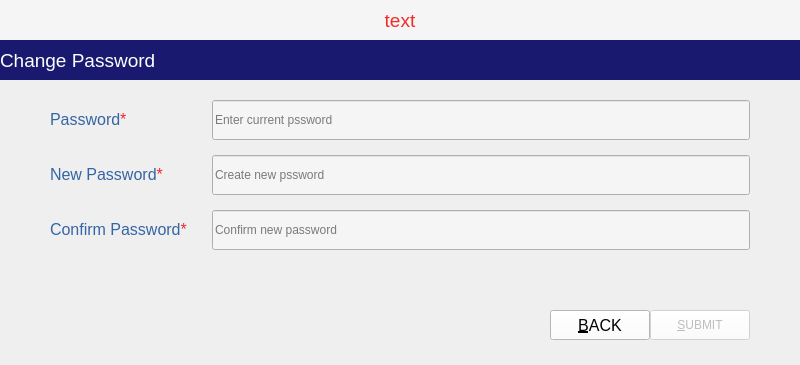
<?xml version="1.0" encoding="UTF-8"?>
<ui version="4.0">
 <class>CredentialsWindow</class>
 <widget class="QDialog" name="CredentialsWindow">
  <property name="windowModality">
   <enum>Qt::ApplicationModal</enum>
  </property>
  <property name="geometry">
   <rect>
    <x>0</x>
    <y>0</y>
    <width>800</width>
    <height>365</height>
   </rect>
  </property>
  <property name="sizePolicy">
   <sizepolicy hsizetype="Fixed" vsizetype="Fixed">
    <horstretch>0</horstretch>
    <verstretch>0</verstretch>
   </sizepolicy>
  </property>
  <property name="minimumSize">
   <size>
    <width>0</width>
    <height>0</height>
   </size>
  </property>
  <property name="maximumSize">
   <size>
    <width>800</width>
    <height>500</height>
   </size>
  </property>
  <property name="font">
   <font/>
  </property>
  <property name="windowTitle">
   <string>Expense Tracker</string>
  </property>
  <property name="windowIcon">
   <iconset>
    <normaloff>:/icons/expense_tracker_sm.png</normaloff>:/icons/expense_tracker_sm.png</iconset>
  </property>
  <property name="styleSheet">
   <string notr="true"/>
  </property>
  <layout class="QVBoxLayout" name="verticalLayout">
   <property name="spacing">
    <number>0</number>
   </property>
   <property name="leftMargin">
    <number>0</number>
   </property>
   <property name="topMargin">
    <number>0</number>
   </property>
   <property name="rightMargin">
    <number>0</number>
   </property>
   <property name="bottomMargin">
    <number>0</number>
   </property>
   <item>
    <widget class="QLabel" name="labelMessage">
     <property name="minimumSize">
      <size>
       <width>0</width>
       <height>40</height>
      </size>
     </property>
     <property name="maximumSize">
      <size>
       <width>16777215</width>
       <height>40</height>
      </size>
     </property>
     <property name="font">
      <font>
       <pointsize>14</pointsize>
      </font>
     </property>
     <property name="styleSheet">
      <string notr="true">color: rgb(241, 42, 42);
background-color: rgb(245, 245, 245);</string>
     </property>
     <property name="text">
      <string>text</string>
     </property>
     <property name="alignment">
      <set>Qt::AlignCenter</set>
     </property>
     <property name="margin">
      <number>10</number>
     </property>
    </widget>
   </item>
   <item>
    <widget class="QLabel" name="labelHeading">
     <property name="minimumSize">
      <size>
       <width>0</width>
       <height>40</height>
      </size>
     </property>
     <property name="maximumSize">
      <size>
       <width>16777215</width>
       <height>40</height>
      </size>
     </property>
     <property name="font">
      <font>
       <pointsize>14</pointsize>
       <bold>false</bold>
       <underline>false</underline>
      </font>
     </property>
     <property name="styleSheet">
      <string notr="true">color: rgb(255, 255, 255);
background-color: rgb(25, 25, 112);</string>
     </property>
     <property name="text">
      <string>Change Password</string>
     </property>
     <property name="alignment">
      <set>Qt::AlignLeading|Qt::AlignLeft|Qt::AlignVCenter</set>
     </property>
     <property name="margin">
      <number>10</number>
     </property>
    </widget>
   </item>
   <item>
    <layout class="QFormLayout" name="formLayout">
     <property name="horizontalSpacing">
      <number>25</number>
     </property>
     <property name="verticalSpacing">
      <number>15</number>
     </property>
     <property name="leftMargin">
      <number>50</number>
     </property>
     <property name="topMargin">
      <number>20</number>
     </property>
     <property name="rightMargin">
      <number>50</number>
     </property>
     <property name="bottomMargin">
      <number>30</number>
     </property>
     <item row="0" column="0">
      <widget class="QLabel" name="labelCurrentPassword">
       <property name="minimumSize">
        <size>
         <width>0</width>
         <height>40</height>
        </size>
       </property>
       <property name="font">
        <font>
         <pointsize>12</pointsize>
         <bold>false</bold>
        </font>
       </property>
       <property name="styleSheet">
        <string notr="true">color: rgb(32, 74, 135);</string>
       </property>
       <property name="text">
        <string>&lt;html&gt;&lt;head/&gt;&lt;body&gt;&lt;p&gt;&lt;span style=&quot; color:#3465a4;&quot;&gt;Password&lt;/span&gt;&lt;span style=&quot; color:#ef2929;&quot;&gt;*&lt;/span&gt;&lt;/p&gt;&lt;/body&gt;&lt;/html&gt;</string>
       </property>
       <property name="textFormat">
        <enum>Qt::RichText</enum>
       </property>
       <property name="buddy">
        <cstring>editCurrentPassword</cstring>
       </property>
      </widget>
     </item>
     <item row="0" column="1">
      <widget class="QLineEdit" name="editCurrentPassword">
       <property name="minimumSize">
        <size>
         <width>0</width>
         <height>40</height>
        </size>
       </property>
       <property name="font">
        <font/>
       </property>
       <property name="statusTip">
        <string>username should be 4 to 12 characters long</string>
       </property>
       <property name="styleSheet">
        <string notr="true">background-color: rgb(245,245,245);
</string>
       </property>
       <property name="text">
        <string/>
       </property>
       <property name="maxLength">
        <number>12</number>
       </property>
       <property name="echoMode">
        <enum>QLineEdit::Password</enum>
       </property>
       <property name="placeholderText">
        <string>Enter current pssword</string>
       </property>
      </widget>
     </item>
     <item row="1" column="0">
      <widget class="QLabel" name="labelNewPassword">
       <property name="minimumSize">
        <size>
         <width>0</width>
         <height>40</height>
        </size>
       </property>
       <property name="font">
        <font>
         <pointsize>12</pointsize>
         <bold>false</bold>
         <underline>false</underline>
        </font>
       </property>
       <property name="styleSheet">
        <string notr="true">color: rgb(32, 74, 135);</string>
       </property>
       <property name="text">
        <string>&lt;html&gt;&lt;head/&gt;&lt;body&gt;&lt;p&gt;&lt;span style=&quot; color:#3465a4;&quot;&gt;New Password&lt;/span&gt;&lt;span style=&quot; color:#ef2929;&quot;&gt;*&lt;/span&gt;&lt;/p&gt;&lt;/body&gt;&lt;/html&gt;</string>
       </property>
       <property name="textFormat">
        <enum>Qt::RichText</enum>
       </property>
       <property name="buddy">
        <cstring>editNewPassword</cstring>
       </property>
      </widget>
     </item>
     <item row="1" column="1">
      <widget class="QLineEdit" name="editNewPassword">
       <property name="minimumSize">
        <size>
         <width>0</width>
         <height>40</height>
        </size>
       </property>
       <property name="font">
        <font/>
       </property>
       <property name="statusTip">
        <string>username should be 4 to 12 characters long</string>
       </property>
       <property name="styleSheet">
        <string notr="true">background-color: rgb(245,245,245);
</string>
       </property>
       <property name="inputMask">
        <string/>
       </property>
       <property name="text">
        <string/>
       </property>
       <property name="maxLength">
        <number>12</number>
       </property>
       <property name="echoMode">
        <enum>QLineEdit::Password</enum>
       </property>
       <property name="placeholderText">
        <string>Create new pssword</string>
       </property>
      </widget>
     </item>
     <item row="2" column="0">
      <widget class="QLabel" name="labelConfirmPassword">
       <property name="minimumSize">
        <size>
         <width>0</width>
         <height>40</height>
        </size>
       </property>
       <property name="font">
        <font>
         <pointsize>12</pointsize>
        </font>
       </property>
       <property name="styleSheet">
        <string notr="true">color: rgb(32, 74, 135);</string>
       </property>
       <property name="text">
        <string>&lt;html&gt;&lt;head/&gt;&lt;body&gt;&lt;p&gt;&lt;span style=&quot; color:#3465a4;&quot;&gt;Confirm Password&lt;/span&gt;&lt;span style=&quot; color:#ef2929;&quot;&gt;*&lt;/span&gt;&lt;/p&gt;&lt;/body&gt;&lt;/html&gt;</string>
       </property>
       <property name="textFormat">
        <enum>Qt::RichText</enum>
       </property>
       <property name="buddy">
        <cstring>editConfirmPassword</cstring>
       </property>
      </widget>
     </item>
     <item row="2" column="1">
      <widget class="QLineEdit" name="editConfirmPassword">
       <property name="minimumSize">
        <size>
         <width>0</width>
         <height>40</height>
        </size>
       </property>
       <property name="font">
        <font/>
       </property>
       <property name="styleSheet">
        <string notr="true">background-color: rgb(245,245,245);
</string>
       </property>
       <property name="maxLength">
        <number>12</number>
       </property>
       <property name="echoMode">
        <enum>QLineEdit::Password</enum>
       </property>
       <property name="placeholderText">
        <string>Confirm new password</string>
       </property>
      </widget>
     </item>
    </layout>
   </item>
   <item>
    <layout class="QHBoxLayout" name="horizontalLayout">
     <property name="spacing">
      <number>0</number>
     </property>
     <property name="leftMargin">
      <number>50</number>
     </property>
     <property name="topMargin">
      <number>20</number>
     </property>
     <property name="rightMargin">
      <number>50</number>
     </property>
     <property name="bottomMargin">
      <number>25</number>
     </property>
     <item>
      <spacer name="horizontalSpacer">
       <property name="orientation">
        <enum>Qt::Horizontal</enum>
       </property>
       <property name="sizeHint" stdset="0">
        <size>
         <width>40</width>
         <height>20</height>
        </size>
       </property>
      </spacer>
     </item>
     <item>
      <widget class="QPushButton" name="buttonBack">
       <property name="enabled">
        <bool>true</bool>
       </property>
       <property name="sizePolicy">
        <sizepolicy hsizetype="Minimum" vsizetype="Fixed">
         <horstretch>0</horstretch>
         <verstretch>0</verstretch>
        </sizepolicy>
       </property>
       <property name="minimumSize">
        <size>
         <width>100</width>
         <height>30</height>
        </size>
       </property>
       <property name="maximumSize">
        <size>
         <width>100</width>
         <height>30</height>
        </size>
       </property>
       <property name="font">
        <font>
         <pointsize>12</pointsize>
        </font>
       </property>
       <property name="styleSheet">
        <string notr="true">background-color: rgb(255, 255, 255);</string>
       </property>
       <property name="text">
        <string>&amp;BACK</string>
       </property>
       <property name="icon">
        <iconset>
         <normaloff>../src/icons/back.png</normaloff>../src/icons/back.png</iconset>
       </property>
      </widget>
     </item>
     <item>
      <widget class="QPushButton" name="buttonSubmit">
       <property name="enabled">
        <bool>false</bool>
       </property>
       <property name="minimumSize">
        <size>
         <width>100</width>
         <height>30</height>
        </size>
       </property>
       <property name="maximumSize">
        <size>
         <width>100</width>
         <height>30</height>
        </size>
       </property>
       <property name="font">
        <font/>
       </property>
       <property name="styleSheet">
        <string notr="true">background-color: rgb(255, 255, 255);</string>
       </property>
       <property name="text">
        <string>&amp;SUBMIT</string>
       </property>
       <property name="icon">
        <iconset>
         <normaloff>../src/icons/ok.png</normaloff>../src/icons/ok.png</iconset>
       </property>
       <property name="default">
        <bool>true</bool>
       </property>
      </widget>
     </item>
    </layout>
   </item>
  </layout>
 </widget>
 <resources>
  <include location="../src/resource.qrc"/>
 </resources>
 <connections>
  <connection>
   <sender>editCurrentPassword</sender>
   <signal>textChanged(QString)</signal>
   <receiver>CredentialsWindow</receiver>
   <slot>onTextChange()</slot>
   <hints>
    <hint type="sourcelabel">
     <x>249</x>
     <y>147</y>
    </hint>
    <hint type="destinationlabel">
     <x>199</x>
     <y>149</y>
    </hint>
   </hints>
  </connection>
  <connection>
   <sender>editNewPassword</sender>
   <signal>textChanged(QString)</signal>
   <receiver>CredentialsWindow</receiver>
   <slot>onTextChange()</slot>
   <hints>
    <hint type="sourcelabel">
     <x>473</x>
     <y>209</y>
    </hint>
    <hint type="destinationlabel">
     <x>299</x>
     <y>249</y>
    </hint>
   </hints>
  </connection>
  <connection>
   <sender>buttonBack</sender>
   <signal>clicked()</signal>
   <receiver>CredentialsWindow</receiver>
   <slot>close()</slot>
   <hints>
    <hint type="sourcelabel">
     <x>239</x>
     <y>350</y>
    </hint>
    <hint type="destinationlabel">
     <x>299</x>
     <y>207</y>
    </hint>
   </hints>
  </connection>
  <connection>
   <sender>buttonSubmit</sender>
   <signal>clicked()</signal>
   <receiver>CredentialsWindow</receiver>
   <slot>onSubmit()</slot>
   <hints>
    <hint type="sourcelabel">
     <x>349</x>
     <y>325</y>
    </hint>
    <hint type="destinationlabel">
     <x>299</x>
     <y>207</y>
    </hint>
   </hints>
  </connection>
  <connection>
   <sender>editConfirmPassword</sender>
   <signal>textChanged(QString)</signal>
   <receiver>CredentialsWindow</receiver>
   <slot>onTextChange()</slot>
   <hints>
    <hint type="sourcelabel">
     <x>319</x>
     <y>237</y>
    </hint>
    <hint type="destinationlabel">
     <x>249</x>
     <y>199</y>
    </hint>
   </hints>
  </connection>
 </connections>
 <slots>
  <slot>onTextChange()</slot>
  <slot>onSubmit()</slot>
 </slots>
</ui>
